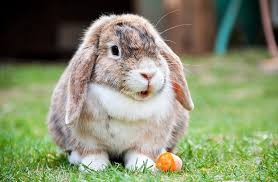
#> input picture Assignment-8/images.jpeg, 278 x 182 px
$ jupyter execute Image-Segmantation.ipynb
#> lines starting #> are read from the running program, lines starting #| are printed output that depends on the picture
[cell 1]
from PIL import Image
img = Image.open("images.jpeg")
#> img is the input picture: PIL image 278x182 RGB; mean R, G, B 133.9, 140.7, 109.8

[cell 2]
import matplotlib.pyplot as plt

plt.imshow(img)
plt.show()

[cell 3]
source = img.split()
R,G,B=0,1,2


# DARKNESS IMG
constant = 100.0
Red = source[R].point(lambda i:i-constant)
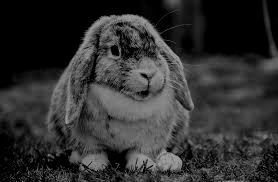
#> Red: PIL image 278x182 L; min 0, max 155, mean 48.8
Green = source[G].point(lambda i:i-constant)
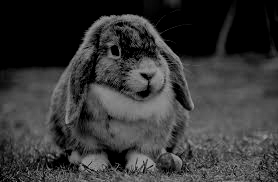
#> Green: PIL image 278x182 L; min 0, max 155, mean 55.6
Blue = source[B].point(lambda i:i-constant)
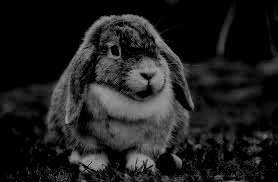
#> Blue: PIL image 278x182 L; min 0, max 155, mean 30.6

# [29 lines of commented-out code are left out]


img = Image.merge(img.mode,(Red,Green,Blue))
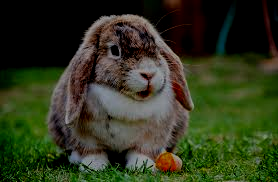
#> img: PIL image 278x182 RGB; mean R, G, B 48.8, 55.6, 30.6
plt.imshow(img)
plt.show()
